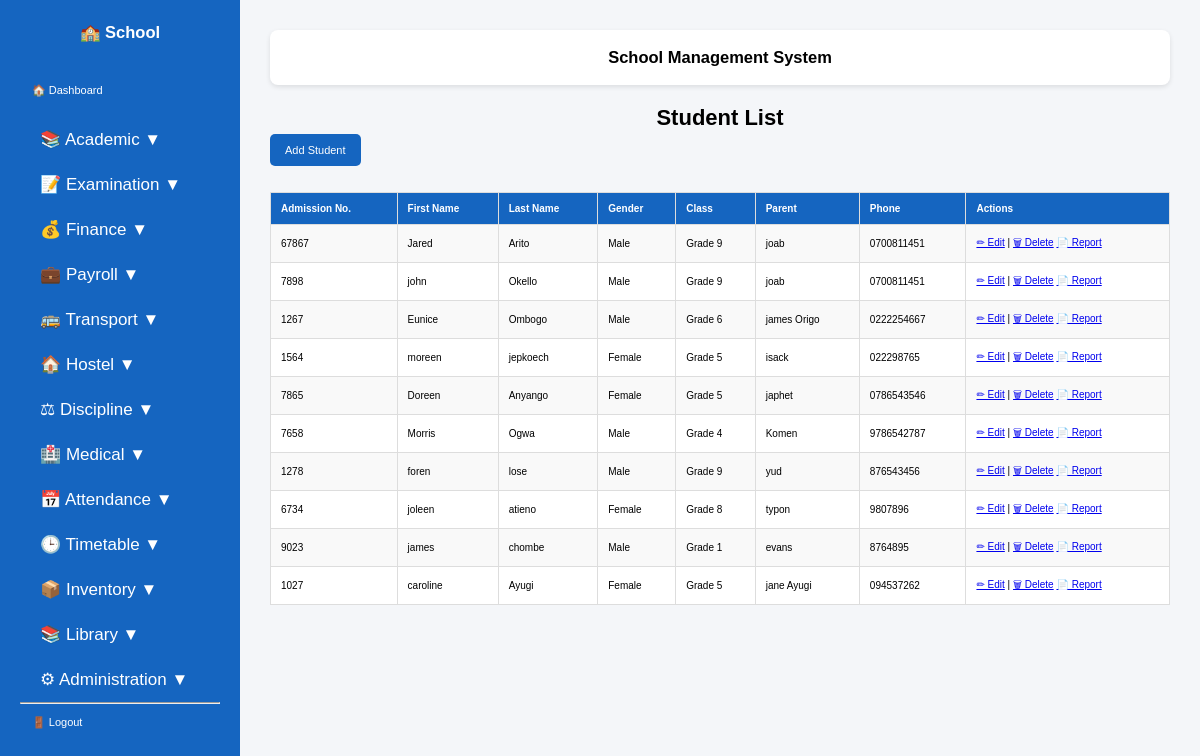
Page /students/ (signed in) on the committed database.
### students/models.py (models this page shows, shortened)
class Student(models.Model):
    admission_number = models.CharField(max_length=20, unique=True)
    first_name = models.CharField(max_length=100)
    last_name = models.CharField(max_length=100)
    gender = models.CharField(
        max_length=10,
        choices=[
            ("Male", "Male"),
            ("Female", "Female"),
        ],
    )
    date_of_birth = models.DateField()
    school_class = models.ForeignKey(
        SchoolClass,
        on_delete=models.SET_NULL,
        null=True,
        blank=True,
        related_name="students",
    )
    parent_name = models.CharField(max_length=100)
    phone = models.CharField(max_length=20)
    photo = models.ImageField(
        upload_to="students/",
        blank=True,
        null=True,
    )

class SchoolClass(models.Model):
    name = models.CharField(max_length=50, unique=True)
    class_teacher = models.ForeignKey(
        Teacher,
        on_delete=models.SET_NULL,
        null=True,
        blank=True,
        related_name="class_teacher_for",
    )

### students/view_modules/academic.py (the view)
# urls.py: path("students/", views.student_list, name="student_list"),
@login_required
@admin_or_bursar
def student_list(request):
    students = Student.objects.all()
    return render(request, "students/student_list.html", {
        "students": students
    })

### templates/students/student_list.html (shortened to what this page needs)
{% extends "base.html" %}
{% block content %}
<h1>Student List</h1>
<a class="btn" href="/students/add/">Add Student</a>
<table>
<tr>
    <th>Admission No.</th>
    <th>First Name</th>
    <th>Last Name</th>
    <th>Gender</th>
    <th>Class</th>
    <th>Parent</th>
    <th>Phone</th>
    <th>Actions</th>
</tr>
{% for student in students %}
<tr>
    <td>{{ student.admission_number }}</td>
    <td>{{ student.first_name }}</td>
    <td>{{ student.last_name }}</td>
    <td>{{ student.gender }}</td>
    <td>
    {% if student.school_class %}
        {{ student.school_class.name }}
    {% else %}
        Not Assigned
    {% endif %}
</td>
    <td>{{ student.parent_name }}</td>
    <td>{{ student.phone }}</td>
    <td>
        <a href="{% url 'edit_student' student.id %}">✏ Edit</a> |
        <a href="{% url 'delete_student' student.id %}">🗑 Delete</a>
        <a href="{% url 'student_report' student.id %}">📄 Report</a>
    </td>
</tr>
{% empty %}
<tr>
    <td colspan="8">No students have been added yet.</td>
</tr>
{% endfor %}
</table>
{% endblock %}

### static/css/styles.css (style rules this page uses)
* { margin:0; padding:0; box-sizing:border-box; font-family:Arial, sans-serif; }
body { display:flex; background:#f4f6f9; }
.btn { display:inline-block; background:#2563eb; color:white; padding:8px 14px; border-radius:5px; text-decoration:none; }
body { font-family: Arial, sans-serif; font-size: 11px; margin: 0; padding: 0; color: #000; }
h1, h2, h3, h4 { margin: 3px 0; text-align: center; }
table { width: 100%; border-collapse: collapse; margin-top: 6px; }
th, td { border: 1px solid #000; padding: 3px; font-size: 10px; }
th { background: #f0f0f0; }

### templates/students/student_list.html (style rules this page uses)
table { width:100%; border-collapse:collapse; background:white; }
th, td { border:1px solid #ddd; padding:10px; text-align:left; }
th { background:#1565c0; color:white; }
tr:nth-child(even) { background:#f9f9f9; }
.btn { display:inline-block; margin-bottom:20px; padding:10px 15px; background:#1565c0; color:white; text-decoration:none; border-radius:5px; }

### rows in the picture
Student: admission_number "67867", first_name "Jared", last_name "Arito", gender "Male", school_class.name "Grade 9", parent_name "joab", phone "0700811451"
Student: admission_number "7898", first_name "john", last_name "Okello", gender "Male", school_class.name "Grade 9", parent_name "joab", phone "0700811451"
Student: admission_number "1267", first_name "Eunice", last_name "Ombogo", gender "Male", school_class.name "Grade 6", parent_name "james Origo", phone "0222254667"
Student: admission_number "1564", first_name "moreen", last_name "jepkoech", gender "Female", school_class.name "Grade 5", parent_name "isack", phone "022298765"
Student: admission_number "7865", first_name "Doreen", last_name "Anyango", gender "Female", school_class.name "Grade 5", parent_name "japhet", phone "0786543546"
Student: admission_number "7658", first_name "Morris", last_name "Ogwa", gender "Male", school_class.name "Grade 4", parent_name "Komen", phone "9786542787"
Student: admission_number "1278", first_name "foren", last_name "lose", gender "Male", school_class.name "Grade 9", parent_name "yud", phone "876543456"
Student: admission_number "6734", first_name "joleen", last_name "atieno", gender "Female", school_class.name "Grade 8", parent_name "typon", phone "9807896"
Student: admission_number "9023", first_name "james", last_name "chombe", gender "Male", school_class.name "Grade 1", parent_name "evans", phone "8764895"
Student: admission_number "1027", first_name "caroline", last_name "Ayugi", gender "Female", school_class.name "Grade 5", parent_name "jane Ayugi", phone "094537262"
